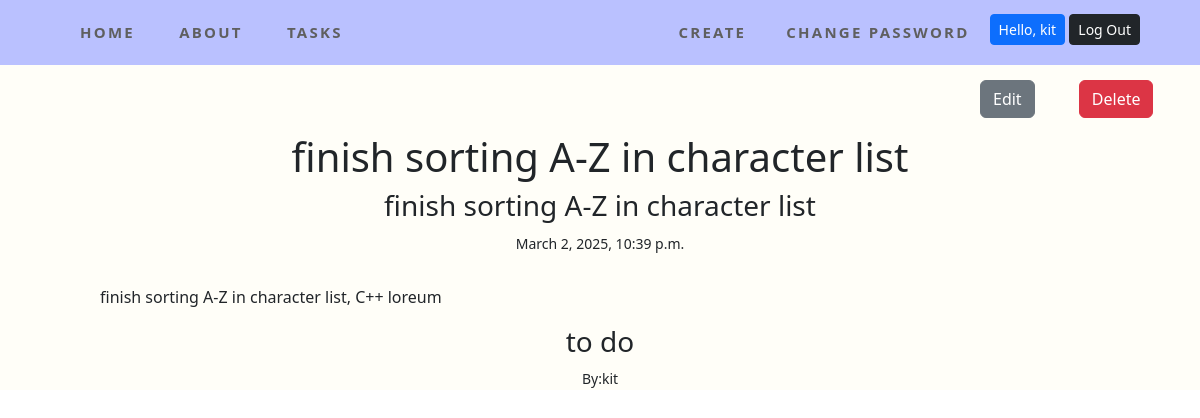
Page /issues/7/ (signed in) on the committed database.
### accounts/models.py (models this page shows)
class CustomUser(AbstractUser):
    role = models.ForeignKey(
        Role,
        on_delete=models.CASCADE,
        blank=True,
        null=True
    )
    team = models.ForeignKey(
        Team,
        on_delete=models.CASCADE,
        blank=True,
        null=True
    )

### issues/models.py (models this page shows, shortened)
class Issue(models.Model):
    name = models.CharField(max_length=64)
    summary = models.CharField(max_length=128)
    description = models.TextField()
    reporter = models.ForeignKey(
        get_user_model(),
        on_delete=models.CASCADE,
        blank=True,
        null=True,
    )
    assignee=models.ForeignKey(
        get_user_model(),
        on_delete=models.CASCADE,
        related_name="assignee",
        blank=True,
        null=True
    )
    created_on = models.DateTimeField(auto_now_add=True)
    status = models.ForeignKey(
        Status,
        on_delete=models.CASCADE,
    )

class Status(models.Model):
    name=models.CharField(max_length=128)
    description=models.CharField(max_length=256)
    def __str__(self):
        return self.name
    class Meta:
        verbose_name_plural = "Status"

### issues/views.py (the view)
# urls.py: path("<int:pk>/",views.IssueDetailView.as_view(), name="detail"),
class IssueDetailView(LoginRequiredMixin, DetailView):
    template_name="issues/detail.html"
    model=Issue

### templates/issues/detail.html (shortened to what this page needs)
{%extends "base.html"%}
{%block content%}
<div class="edit-set">
    <a href="{% url 'edit' issue.pk %}"><button class="btn btn-secondary">Edit</button></a>
    <a href="{% url 'delete' issue.pk %}"><button class="btn btn-danger">Delete</button></a>
</div>
    <div class="post">
    <h1>{{ issue.name}}</h1>
    <h3>{{issue.summary}}</h3>
    <small>{{issue.created_on}}</small>
    <p>{{issue.description}}</p>
    <h3>{{issue.status}}</h3>
    <small>By:{{issue.assignee}}</small>
</div>
{%endblock content%}

### templates/base.html (shortened to what this page needs)
{%load static%}
<!DOCTYPE html>
<html lang="en">
<head>
    <link href="https://cdn.jsdelivr.net/npm/bootstrap@5.3.3/dist/css/bootstrap.min.css" rel="stylesheet">
    <link rel="stylesheet" href="{% static 'css/base.css' %}">
</head>
<body>
<nav>
  <div class="navbar">
    <div class="nav-container">
      <div>
        <a class="topnav" href="{% url 'home'%}">Home</a>
        <a class="topnav" href="{% url 'about'%}">About</a>
        <a class="topnav" href="{% url 'list'%}">Tasks</a>
      </div>
      <div class="nav-right">
      {%if user.is_authenticated %}
        <a class="topnav" href="{% url 'new'%}">Create</a>
        <a class="topnav" href="{% url 'password_change'%}">Change Password </a>
        <form class="pt-2" method="POST" action="{%url 'logout'%}">
          <label class="btn btn-primary btn-sm" >Hello, {{user.username}}</label>
          <input type="submit"  class="btn btn-dark btn-sm" value="Log Out">
        </form>
      {%else%}
        <a class="topnav"  href="{% url 'signup' %}">Sign up</a>
        <a class="topnav"  href="{% url 'login' %}">Log In</a>
      {%endif%}
  </div>
  </div>
</nav>
<div class="content-body">
  {%block content%}
  {%endblock content%}
</div>
</body>
</html>

### static/css/base.css (style rules this page uses)
* { margin: 0; padding: 0; }
.topnav { font-size: 15px !important; }
.navbar { background-color: #bac1ff; padding: 0.4rem 0; position: sticky; top: 0; z-index: 999; }
.nav-container { width: 90%; max-width: 1200px; margin: 0 auto; display: flex; align-items: center; justify-content: space-between; }
.nav-right { display: flex; }
a { color: #5f5f5f; text-transform: uppercase; text-decoration: none; letter-spacing: 0.15em; display: inline-block; padding: 15px 20px; position: relative; font-weight: bold; }
.content-body { width: 100%; background-color: rgb(255, 254, 248); }
.post { text-align: center; }
.post p { padding-left: 100px; padding-right: 100px; text-align: left; padding-top: 30px; }
.edit-set { margin-left: 80%; width:250px; }

### rows in the picture
CustomUser: username "kit"
Issue: name "finish sorting A-Z in character list", summary "finish sorting A-Z in character list", created_on "March 2, 2025, 10:39 p.m.", description "finish sorting A-Z in character list, C++ loreum", status "to do", assignee "kit"
